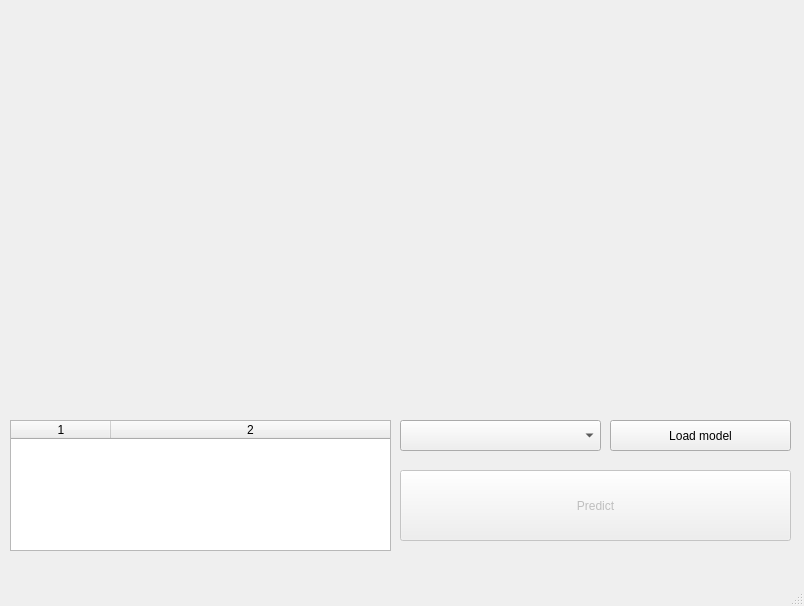
<?xml version="1.0" encoding="UTF-8"?>
<ui version="4.0">
 <class>MainWindow</class>
 <widget class="QMainWindow" name="MainWindow">
  <property name="geometry">
   <rect>
    <x>0</x>
    <y>0</y>
    <width>804</width>
    <height>606</height>
   </rect>
  </property>
  <property name="windowTitle">
   <string>MainWindow</string>
  </property>
  <widget class="QWidget" name="centralwidget">
   <widget class="MplWidget" name="MplWidget" native="true">
    <property name="geometry">
     <rect>
      <x>9</x>
      <y>9</y>
      <width>781</width>
      <height>411</height>
     </rect>
    </property>
    <property name="styleSheet">
     <string notr="true"/>
    </property>
   </widget>
   <widget class="QPushButton" name="predict_button">
    <property name="enabled">
     <bool>false</bool>
    </property>
    <property name="geometry">
     <rect>
      <x>400</x>
      <y>470</y>
      <width>391</width>
      <height>71</height>
     </rect>
    </property>
    <property name="styleSheet">
     <string notr="true">font: 75 22pt &quot;Calibri&quot;;</string>
    </property>
    <property name="text">
     <string>Predict</string>
    </property>
   </widget>
   <widget class="QComboBox" name="model_select">
    <property name="geometry">
     <rect>
      <x>400</x>
      <y>420</y>
      <width>201</width>
      <height>31</height>
     </rect>
    </property>
   </widget>
   <widget class="QTableWidget" name="predictions_table">
    <property name="geometry">
     <rect>
      <x>10</x>
      <y>420</y>
      <width>381</width>
      <height>131</height>
     </rect>
    </property>
    <property name="columnCount">
     <number>2</number>
    </property>
    <attribute name="horizontalHeaderStretchLastSection">
     <bool>true</bool>
    </attribute>
    <attribute name="verticalHeaderStretchLastSection">
     <bool>false</bool>
    </attribute>
    <column/>
    <column/>
   </widget>
   <widget class="QPushButton" name="load_model">
    <property name="geometry">
     <rect>
      <x>610</x>
      <y>420</y>
      <width>181</width>
      <height>31</height>
     </rect>
    </property>
    <property name="text">
     <string>Load model</string>
    </property>
   </widget>
  </widget>
  <widget class="QStatusBar" name="statusbar"/>
 </widget>
 <customwidgets>
  <customwidget>
   <class>MplWidget</class>
   <extends>QWidget</extends>
   <header>mplwidget.h</header>
   <container>1</container>
  </customwidget>
 </customwidgets>
 <resources>
  <include location="../blank_plot.qrc"/>
 </resources>
 <connections/>
</ui>
